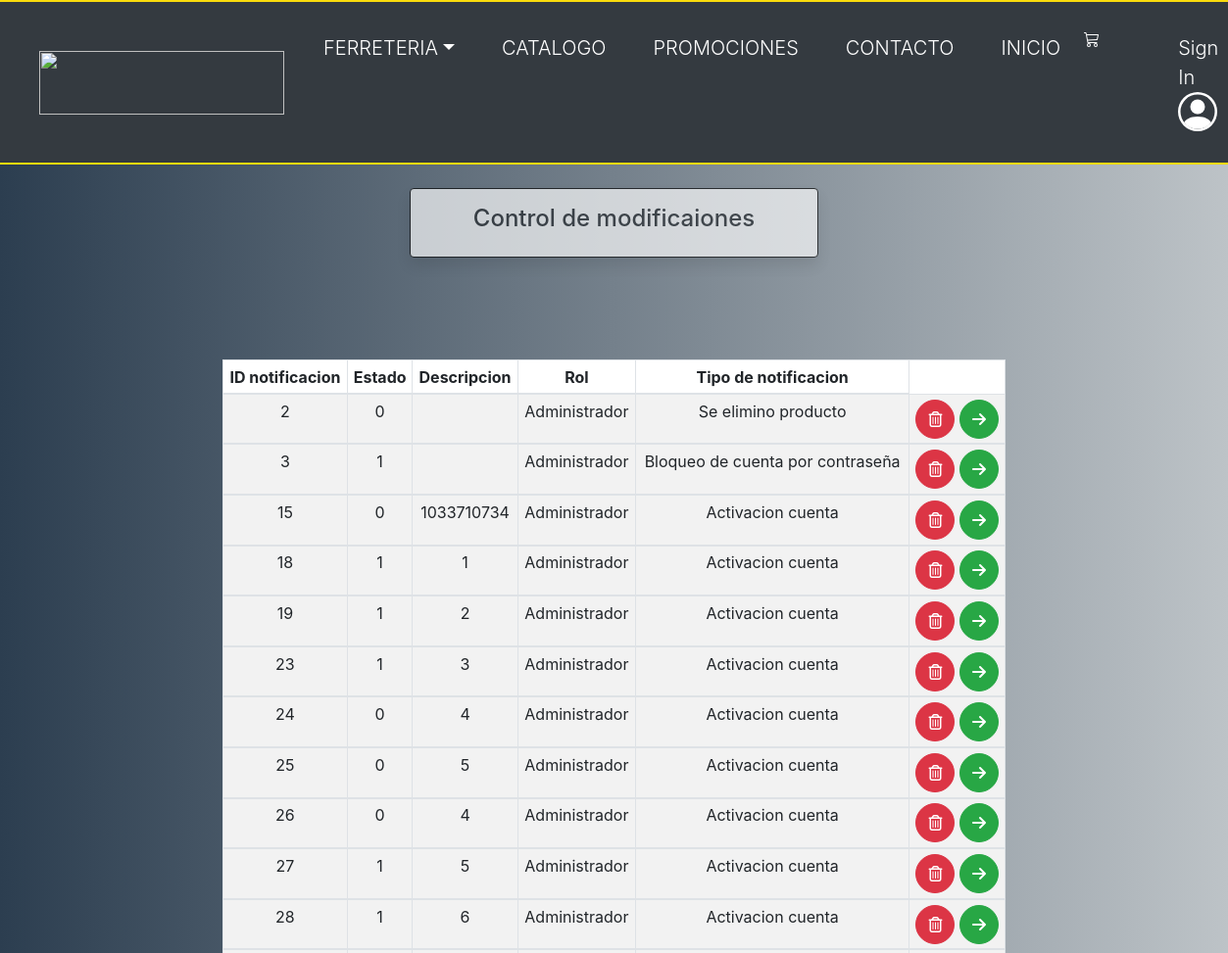
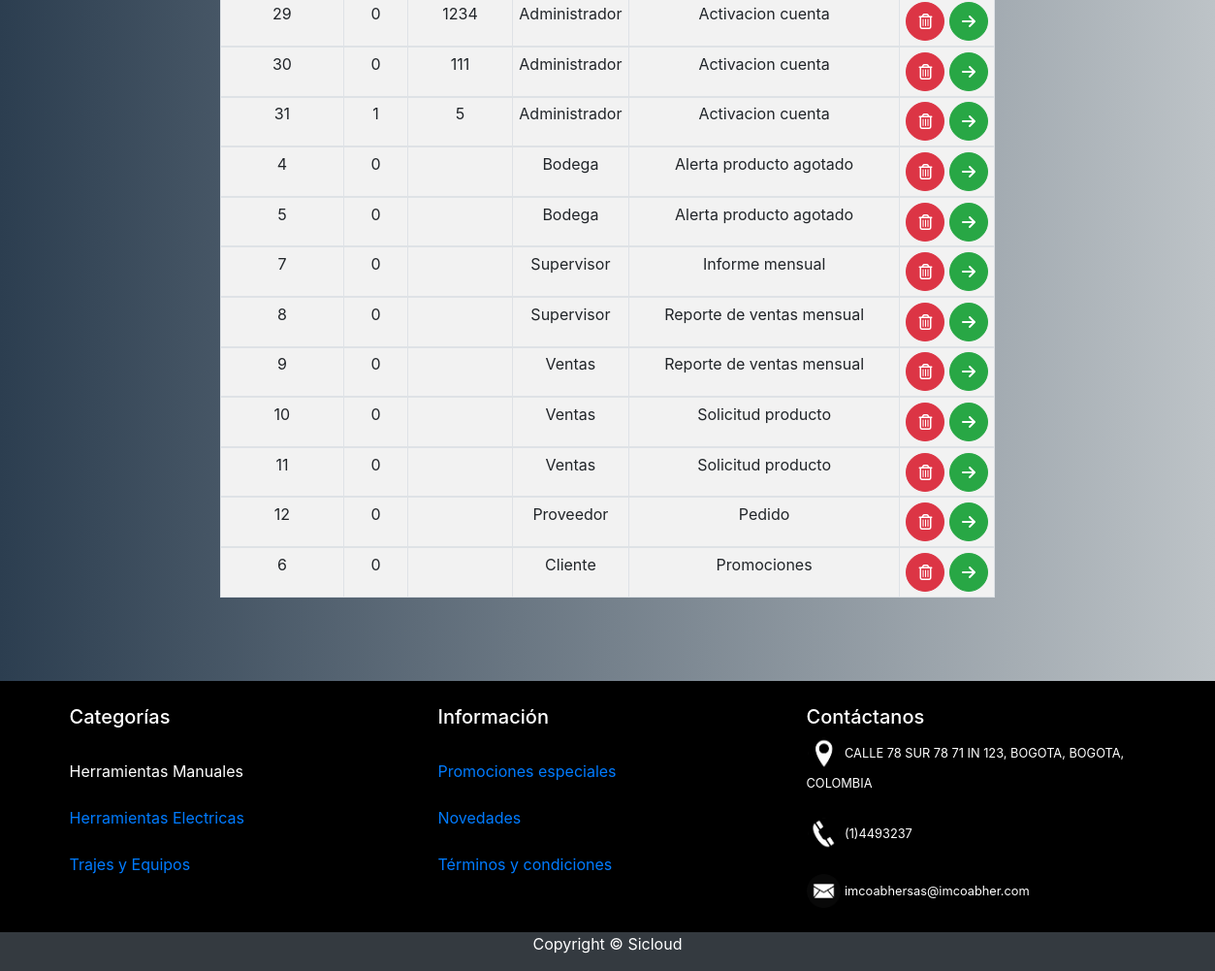
The page /vista/formNotificacion.php on the database its author committed (2 pictures, top to bottom).
### tables this page shows
CREATE TABLE `notificacion` (
  `ID_not` int(11) NOT NULL,
  `estado` varchar(10) NOT NULL,
  `descript` varchar(200) DEFAULT NULL,
  `FK_rol` int(3) NOT NULL,
  `FK_not` int(11) NOT NULL
);

CREATE TABLE `rol` (
  `ID_rol_n` int(11) NOT NULL,
  `nom_rol` varchar(25) NOT NULL,
  `acronimo` varchar(5) NOT NULL,
  `permisos` varchar(300) NOT NULL,
  `token` varchar(300) NOT NULL,
  `FK_not` int(11) DEFAULT NULL
);

CREATE TABLE `tipo_not` (
  `ID_tipo_not` int(11) NOT NULL,
  `nom_tipo` varchar(40) NOT NULL
);

### modelo/class.conexion.php (called while the page is built)
<?php
    class Conexion{
    static function conexionPDO(){
        $DB_HOST = 'bzsvpsfy9oknkorinigg-mysql.services.clever-cloud.com';
        $DB_USER = 'uu1ftcn3edrvx0se';
        $DB_PASS = 'YTZ9rXNKvoAIDwOwvvFj';
        $DB_NAME = 'bzsvpsfy9oknkorinigg';
        try {
            $dsn = "mysql:host=$DB_HOST;dbname=$DB_NAME";
            $db = new PDO($dsn, $DB_USER,  $DB_PASS);
        } catch (PDOException $e) {
            echo 'Error al conectarnos al; ' . $e->getMessage();
        }
        return $db;
    }
}

### modelo/class.sql.php (called while the page is built, shortened)
<?php
include_once 'class.conexion.php';
include_once '../controlador/controladorsession.php';
class SQL extends Conexion{
   public $db;
   public function __construct() {
      $this->db = Conexion::conexionPDO();
   }
   static function ningunDato(){
      return new self ();
   }
public function consNotificacionesT(){
   $sql = 'SELECT N.ID_not , N.estado , N.descript , R.nom_rol, T.nom_tipo
   FROM notificacion N
   JOIN rol R ON N.FK_rol = R.ID_rol_n
   JOIN tipo_not T ON T.ID_tipo_noT = N.FK_not ';
   $stm = $this->db->prepare($sql);
   $stm->execute();
   $aR = $stm->fetchAll();
   return $aR;
}
}
?>

### controlador/controladorsession.php (called while the page is built, shortened)
<?php
class Session{
   static function ningunDato(){
      return new self ();
   }
}
?>

### controlador/controlador.php (called while the page is built, shortened)
<?php
include_once '../modelo/class.sql.php';
class ControllerDoc
{
    private $session, $objModUs;
    public function __construct(){
        include_once 'controladorsession.php';
        $this->objModUs    = SQL::ningunDato();
    }
    public function verNotificacionesT(){
        return $this->objModUs->consNotificacionesT();
    }
}
?>

### vista/formNotificacion.php (the view, shortened to what this page needs)
<?php
$objCon = new ControllerDoc();
?>
<div class="container-fluid ">
    <div class="col-md-8 p-2 mx-auto ">
        <table class=" table table-bordered table-sm table-striped bg-white  mx-auto   text-center">
            <thead>
                <th>ID notificacion</th>
                <th>Estado</th>
                <th>Descripcion</th>
                <th>Rol</th>
                <th>Tipo de notificacion</th>
                <?php
                $datos = $objCon->verNotificacionesT();
                foreach ($datos as $d) {
                ?>
            </thead>
            <tbody>
                <td><?= $d[0] ?></td>
                <td><?= $d[1] ?></td>
                <td><?= $d[2] ?></td>
                <td><?= $d[3] ?></td>
                <td><?= $d[4] ?></td>
                <td>
                    <a href="../controlador/api.php?apicall=deleteNotific&&id=<?= $d[0]  ?>" class="btn btn-circle btn-danger"><i class="far fa-trash-alt"></i></a>
                    <a href="../controlador/api.php?apicall=notificLeida&&id=<?= $d[0]  ?>" class="btn btn-circle btn-success btn-"><i class="fas fa-arrow-right"></i></a>
                </td>
            </tbody>
        <?php
                }
        ?>
        </table>
    </div>
</div>

### vista/estilos/css/jav.css (style rules this page uses)
body { background: #bdc3c7; background: -webkit-linear-gradient(to right, #2c3e50, #bdc3c7); background: linear-gradient(to right, #2c3e50, #bdc3c7); }
.btn-circle { border-radius: 100%; height: 2.5rem; width: 2.5rem; font-size: 1rem; display: inline-flex; align-items: center; justify-content: center; }
html { min-height: 100%; position: relative; }
body { margin: 0; margin-bottom: 40px; }

### rows shown on the page
notificacion: ID_not "2", estado "0", FK_rol.nom_rol "Administrador", FK_not.nom_tipo "Se elimino producto"
notificacion: ID_not "3", estado "1", FK_rol.nom_rol "Administrador", FK_not.nom_tipo "Bloqueo de cuenta por contraseña"
notificacion: ID_not "15", estado "0", descript "1033710734", FK_rol.nom_rol "Administrador", FK_not.nom_tipo "Activacion cuenta"
notificacion: ID_not "18", estado "1", descript "1", FK_rol.nom_rol "Administrador", FK_not.nom_tipo "Activacion cuenta"
notificacion: ID_not "19", estado "1", descript "2", FK_rol.nom_rol "Administrador", FK_not.nom_tipo "Activacion cuenta"
notificacion: ID_not "23", estado "1", descript "3", FK_rol.nom_rol "Administrador", FK_not.nom_tipo "Activacion cuenta"
notificacion: ID_not "24", estado "0", descript "4", FK_rol.nom_rol "Administrador", FK_not.nom_tipo "Activacion cuenta"
notificacion: ID_not "25", estado "0", descript "5", FK_rol.nom_rol "Administrador", FK_not.nom_tipo "Activacion cuenta"
notificacion: ID_not "26", estado "0", descript "4", FK_rol.nom_rol "Administrador", FK_not.nom_tipo "Activacion cuenta"
notificacion: ID_not "27", estado "1", descript "5", FK_rol.nom_rol "Administrador", FK_not.nom_tipo "Activacion cuenta"
notificacion: ID_not "28", estado "1", descript "6", FK_rol.nom_rol "Administrador", FK_not.nom_tipo "Activacion cuenta"
notificacion: ID_not "29", estado "0", descript "1234", FK_rol.nom_rol "Administrador", FK_not.nom_tipo "Activacion cuenta"
notificacion: ID_not "30", estado "0", descript "111", FK_rol.nom_rol "Administrador", FK_not.nom_tipo "Activacion cuenta"
notificacion: ID_not "31", estado "1", descript "5", FK_rol.nom_rol "Administrador", FK_not.nom_tipo "Activacion cuenta"
notificacion: ID_not "4", estado "0", FK_rol.nom_rol "Bodega", FK_not.nom_tipo "Alerta producto agotado"
notificacion: ID_not "5", estado "0", FK_rol.nom_rol "Bodega", FK_not.nom_tipo "Alerta producto agotado"
notificacion: ID_not "7", estado "0", FK_rol.nom_rol "Supervisor", FK_not.nom_tipo "Informe mensual"
notificacion: ID_not "8", estado "0", FK_rol.nom_rol "Supervisor", FK_not.nom_tipo "Reporte de ventas mensual"
notificacion: ID_not "9", estado "0", FK_rol.nom_rol "Ventas", FK_not.nom_tipo "Reporte de ventas mensual"
notificacion: ID_not "10", estado "0", FK_rol.nom_rol "Ventas", FK_not.nom_tipo "Solicitud producto"
notificacion: ID_not "11", estado "0", FK_rol.nom_rol "Ventas", FK_not.nom_tipo "Solicitud producto"
notificacion: ID_not "12", estado "0", FK_rol.nom_rol "Proveedor", FK_not.nom_tipo "Pedido"
notificacion: ID_not "6", estado "0", FK_rol.nom_rol "Cliente", FK_not.nom_tipo "Promociones"

### other values the page prints
$aP[$i0][0] "FERRETERIA"
$d[0] "CATALOGO"
$d[0] "PROMOCIONES"
$d[0] "CONTACTO"
$d[0] "INICIO"
$titulo "Control de modificaiones"
